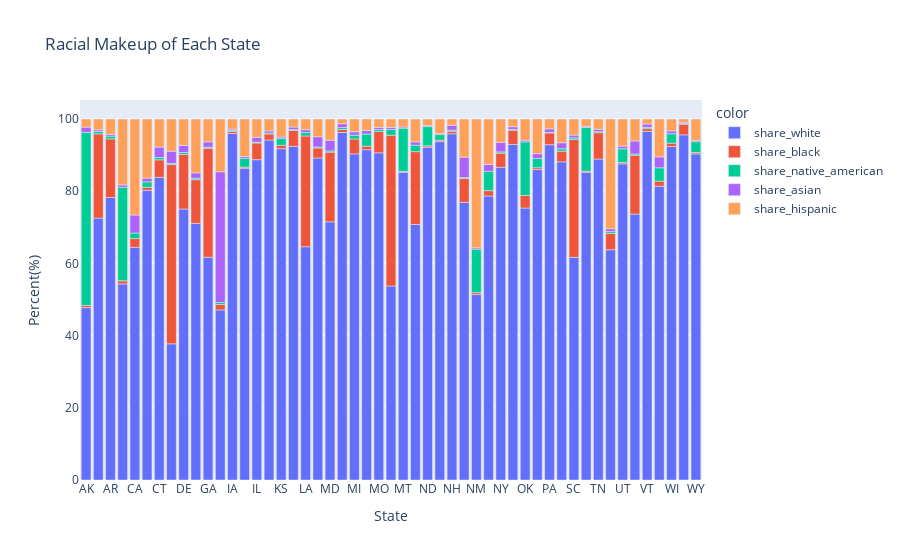

Notebook code for this chart:
### Code cell
bar = px.bar(x=df['geographic_area'],
                       y=df.pct,
                       color=df.Share_Race,
                        title='Racial Makeup of Each State')
bar.update_layout(xaxis_title='State',
                             yaxis_title='Percent(%)')
bar.show()

### Figure 1 — Plotly figure (JSON) as saved in the notebook; plotly's stock layout.template omitted (floating-point values rounded to 4 significant figures)
{"data": [{"alignmentgroup": "True", "hovertemplate": "color=share_white<br>x=%{x}<br>y=%{y}<extra></extra>", "legendgroup": "share_white", "marker": {"color": "#636efa", "pattern": {"shape": ""}}, "name": "share_white", "offsetgroup": "share_white", "orientation": "v", "showlegend": true, "textposition": "auto", "type": "bar", "x": ["AK", "AL", "AR", "AZ", "CA", "CO", "CT", "DC", "DE", "FL", "GA", "HI", "IA", "ID", "IL", "IN", "KS", "KY", "LA", "MA", "MD", "ME", "MI", "MN", "MO", "MS", "MT", "NC", "ND", "NE", "NH", "NJ", "NM", "NV", "NY", "OH", "OK", "OR", "PA", "RI", "SC", "SD", "TN", "TX", "UT", "VA", "VT", "WA", "WI", "WV", "WY"], "xaxis": "x", "y": [47.74, 72.54, 78.25, 54.31, 64.45, 80.25, 83.83, 37.71, 75.06, 71.1, 61.71, 47.1, 95.98, 86.38, 88.73, 94.17, 91.77, 92.42, 64.61, 89.19, 71.52, 96.27, 90.34, 91.49, 90.64, 53.74, 85.26, 70.78, 92.2, 93.72, 95.9, 76.9, 51.37, 78.67, 86.63, 92.93, 75.33, 85.99, 92.88, 88.13, 61.67, 85.25, 88.89, 63.77, 87.58, 73.66, 96.55, 81.37, 92.38, 95.61, 90.32], "yaxis": "y"}, {"alignmentgroup": "True", "hovertemplate": "color=share_black<br>x=%{x}<br>y=%{y}<extra></extra>", "legendgroup": "share_black", "marker": {"color": "#EF553B", "pattern": {"shape": ""}}, "name": "share_black", "offsetgroup": "share_black", "orientation": "v", "showlegend": true, "textposition": "auto", "type": "bar", "x": ["AK", "AL", "AR", "AZ", "CA", "CO", "CT", "DC", "DE", "FL", "GA", "HI", "IA", "ID", "IL", "IN", "KS", "KY", "LA", "MA", "MD", "ME", "MI", "MN", "MO", "MS", "MT", "NC", "ND", "NE", "NH", "NJ", "NM", "NV", "NY", "OH", "OK", "OR", "PA", "RI", "SC", "SD", "TN", "TX", "UT", "VA", "VT", "WA", "WI", "WV", "WY"], "xaxis": "x", "y": [0.5933, 23.33, 16.26, 0.8651, 2.414, 0.8391, 4.86, 49.66, 15.15, 12.08, 30.2, 1.512, 0.5593, 0.2871, 4.62, 1.677, 0.9482, 4.43, 30.68, 2.787, 19.3, 0.8248, 4.109, 0.9973, 5.892, 41.79, 0.2287, 20.19, 0.357, 0.4161, 0.7173, 6.631, 0.5238, 1.498, 3.906, 3.965, 3.488, 0.5196, 3.257, 2.952, 32.67, 0.2915, 7.298, 4.54, 0.3769, 16.3, 0.776, 1.409, 0.9314, 2.933, 0.3906], "yaxis": "y"}, {"alignmentgroup": "True", "hovertemplate": "color=share_native_american<br>x=%{x}<br>y=%{y}<extra></extra>", "legendgroup": "share_native_american", "marker": {"color": "#00cc96", "pattern": {"shape": ""}}, "name": "share_native_american", "offsetgroup": "share_native_american", "orientation": "v", "showlegend": true, "textposition": "auto", "type": "bar", "x": ["AK", "AL", "AR", "AZ", "CA", "CO", "CT", "DC", "DE", "FL", "GA", "HI", "IA", "ID", "IL", "IN", "KS", "KY", "LA", "MA", "MD", "ME", "MI", "MN", "MO", "MS", "MT", "NC", "ND", "NE", "NH", "NJ", "NM", "NV", "NY", "OH", "OK", "OR", "PA", "RI", "SC", "SD", "TN", "TX", "UT", "VA", "VT", "WA", "WI", "WV", "WY"], "xaxis": "x", "y": [47.97, 0.6597, 0.7579, 25.91, 1.545, 1.486, 0.6393, 0.2938, 0.5155, 0.4116, 0.2961, 0.5478, 0.2693, 2.455, 0.2571, 0.2739, 1.849, 0.2105, 0.9543, 0.2648, 0.3381, 0.5483, 1.073, 3.352, 0.5455, 1.613, 11.98, 1.77, 5.325, 1.543, 0.2882, 0.2444, 12.05, 5.329, 0.3522, 0.2153, 14.86, 2.54, 0.1609, 0.6624, 0.4605, 12.09, 0.3164, 0.5087, 3.789, 0.338, 0.3724, 3.705, 2.604, 0.2015, 3.026], "yaxis": "y"}, {"alignmentgroup": "True", "hovertemplate": "color=share_asian<br>x=%{x}<br>y=%{y}<extra></extra>", "legendgroup": "share_asian", "marker": {"color": "#ab63fa", "pattern": {"shape": ""}}, "name": "share_asian", "offsetgroup": "share_asian", "orientation": "v", "showlegend": true, "textposition": "auto", "type": "bar", "x": ["AK", "AL", "AR", "AZ", "CA", "CO", "CT", "DC", "DE", "FL", "GA", "HI", "IA", "ID", "IL", "IN", "KS", "KY", "LA", "MA", "MD", "ME", "MI", "MN", "MO", "MS", "MT", "NC", "ND", "NE", "NH", "NJ", "NM", "NV", "NY", "OH", "OK", "OR", "PA", "RI", "SC", "SD", "TN", "TX", "UT", "VA", "VT", "WA", "WI", "WV", "WY"], "xaxis": "x", "y": [1.452, 0.48, 0.4759, 0.6585, 4.994, 1.056, 2.91, 3.428, 1.969, 1.461, 1.47, 36.21, 0.3978, 0.4743, 1.313, 0.5828, 0.4209, 0.7125, 0.784, 2.838, 2.956, 1.038, 0.9507, 1.022, 0.5511, 0.5455, 0.3219, 0.9167, 0.2932, 0.2888, 1.346, 5.651, 0.3878, 1.918, 2.651, 0.7525, 0.4405, 1.357, 0.985, 1.668, 0.7364, 0.3196, 0.6369, 0.7835, 0.7548, 3.623, 0.9165, 3.037, 0.7858, 0.3432, 0.3809], "yaxis": "y"}, {"alignmentgroup": "True", "hovertemplate": "color=share_hispanic<br>x=%{x}<br>y=%{y}<extra></extra>", "legendgroup": "share_hispanic", "marker": {"color": "#FFA15A", "pattern": {"shape": ""}}, "name": "share_hispanic", "offsetgroup": "share_hispanic", "orientation": "v", "showlegend": true, "textposition": "auto", "type": "bar", "x": ["AK", "AL", "AR", "AZ", "CA", "CO", "CT", "DC", "DE", "FL", "GA", "HI", "IA", "ID", "IL", "IN", "KS", "KY", "LA", "MA", "MD", "ME", "MI", "MN", "MO", "MS", "MT", "NC", "ND", "NE", "NH", "NJ", "NM", "NV", "NY", "OH", "OK", "OR", "PA", "RI", "SC", "SD", "TN", "TX", "UT", "VA", "VT", "WA", "WI", "WV", "WY"], "xaxis": "x", "y": [2.248, 2.982, 4.262, 18.26, 26.59, 16.37, 7.764, 8.913, 7.302, 14.94, 6.325, 14.62, 2.798, 10.4, 5.078, 3.295, 5.007, 2.23, 2.967, 4.92, 5.882, 1.321, 3.523, 3.143, 2.37, 2.319, 2.212, 6.346, 1.821, 4.027, 1.749, 10.57, 35.68, 12.59, 6.461, 2.133, 5.884, 9.594, 2.721, 6.586, 4.454, 2.047, 2.854, 30.4, 7.503, 6.076, 1.39, 10.48, 3.302, 0.9097, 5.884], "yaxis": "y"}], "layout": {"barmode": "relative", "legend": {"title": {"text": "color"}, "tracegroupgap": 0}, "title": {"text": "Racial Makeup of Each State"}, "xaxis": {"anchor": "y", "domain": [0, 1], "title": {"text": "State"}}, "yaxis": {"anchor": "x", "domain": [0, 1], "title": {"text": "Percent(%)"}}}}
